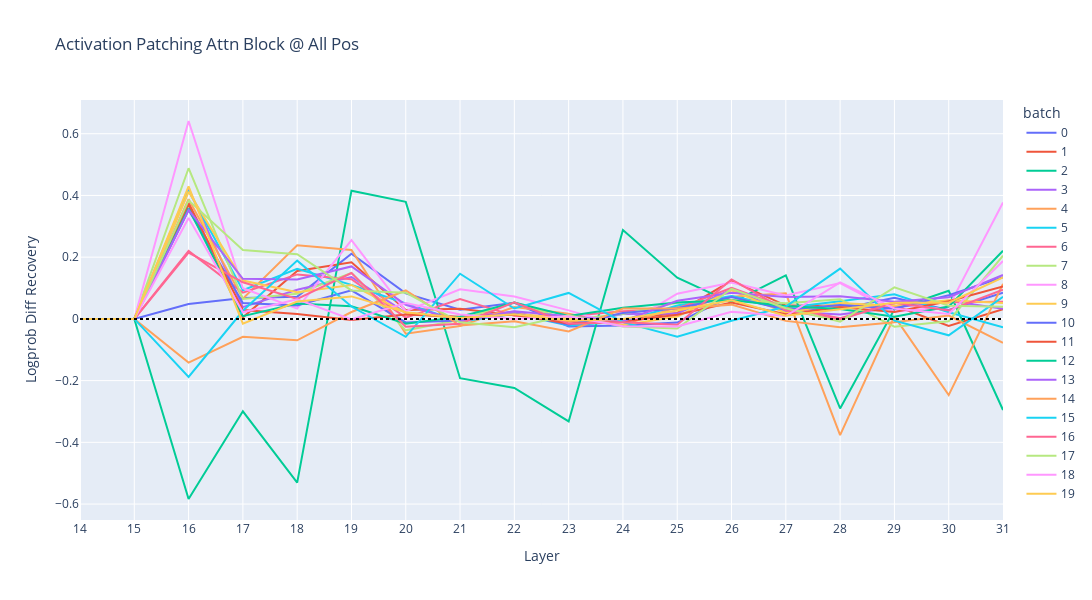

Notebook cell for this chart:
### Code cell
fig = plot_act_patch_component_all_pos(
    logprob_diff_recovery[1],
    layers_to_patch,
    metric_name="Logprob Diff Recovery",
    title="Activation Patching Attn Block @ All Pos",
)
fig.write_html("figs/patch-exp2-attn-all-pos-logprob-diff.html")
fig.show()

### Figure 1 — Plotly figure (JSON) as saved in the notebook; plotly's stock layout.template omitted (floating-point values rounded to 4 significant figures)
{"data": [{"hovertemplate": "batch=0<br>Layer=%{x}<br>Logprob Diff Recovery=%{y}<extra></extra>", "legendgroup": "0", "line": {"color": "#636efa", "dash": "solid"}, "marker": {"symbol": "circle"}, "mode": "lines", "name": "0", "orientation": "v", "showlegend": true, "type": "scatter", "x": [0, 1, 2, 3, 4, 5, 6, 7, 8, 9, 10, 11, 12, 13, 14, 15, 16, 17], "xaxis": "x", "y": [0, 0, 0.04808, 0.0675, 0.07212, 0.2111, 0.08274, 0.02951, 0.0524, -0.02496, -0.0211, -0.01206, 0.07319, 0.03012, 0.03197, 0.06832, 0.02914, 0.08492], "yaxis": "y"}, {"hovertemplate": "batch=1<br>Layer=%{x}<br>Logprob Diff Recovery=%{y}<extra></extra>", "legendgroup": "1", "line": {"color": "#EF553B", "dash": "solid"}, "marker": {"symbol": "circle"}, "mode": "lines", "name": "1", "orientation": "v", "showlegend": true, "type": "scatter", "x": [0, 1, 2, 3, 4, 5, 6, 7, 8, 9, 10, 11, 12, 13, 14, 15, 16, 17], "xaxis": "x", "y": [0, 0, 0.3706, 0.005046, 0.1553, 0.1834, 0.02866, 0.03311, 0.01199, -0.006556, -0.001954, 0.01936, 0.1238, 0.04327, 0.0423, 0.04338, -0.02311, 0.03159], "yaxis": "y"}, {"hovertemplate": "batch=2<br>Layer=%{x}<br>Logprob Diff Recovery=%{y}<extra></extra>", "legendgroup": "2", "line": {"color": "#00cc96", "dash": "solid"}, "marker": {"symbol": "circle"}, "mode": "lines", "name": "2", "orientation": "v", "showlegend": true, "type": "scatter", "x": [0, 1, 2, 3, 4, 5, 6, 7, 8, 9, 10, 11, 12, 13, 14, 15, 16, 17], "xaxis": "x", "y": [0, 0, -0.5836, -0.2993, -0.5304, 0.4154, 0.3793, -0.1922, -0.2239, -0.3324, 0.2879, 0.1333, 0.05243, 0.1408, -0.2902, 0.03097, 0.0913, -0.2951], "yaxis": "y"}, {"hovertemplate": "batch=3<br>Layer=%{x}<br>Logprob Diff Recovery=%{y}<extra></extra>", "legendgroup": "3", "line": {"color": "#ab63fa", "dash": "solid"}, "marker": {"symbol": "circle"}, "mode": "lines", "name": "3", "orientation": "v", "showlegend": true, "type": "scatter", "x": [0, 1, 2, 3, 4, 5, 6, 7, 8, 9, 10, 11, 12, 13, 14, 15, 16, 17], "xaxis": "x", "y": [0, 0, 0.4223, 0.03829, 0.09452, 0.1357, 0.01938, 0.004532, 0.02353, -0.01838, 0.01585, 0.01726, 0.09529, 0.02382, 0.01393, 0.03639, 0.059, 0.03294], "yaxis": "y"}, {"hovertemplate": "batch=4<br>Layer=%{x}<br>Logprob Diff Recovery=%{y}<extra></extra>", "legendgroup": "4", "line": {"color": "#FFA15A", "dash": "solid"}, "marker": {"symbol": "circle"}, "mode": "lines", "name": "4", "orientation": "v", "showlegend": true, "type": "scatter", "x": [0, 1, 2, 3, 4, 5, 6, 7, 8, 9, 10, 11, 12, 13, 14, 15, 16, 17], "xaxis": "x", "y": [0, 0, 0.3877, 0.06568, 0.2389, 0.2235, -0.04815, -0.02269, 0.03859, 0.01648, -0.02056, 0.03858, 0.072, 0.08288, -0.3768, 0.008038, -0.2469, 0.1135], "yaxis": "y"}, {"hovertemplate": "batch=5<br>Layer=%{x}<br>Logprob Diff Recovery=%{y}<extra></extra>", "legendgroup": "5", "line": {"color": "#19d3f3", "dash": "solid"}, "marker": {"symbol": "circle"}, "mode": "lines", "name": "5", "orientation": "v", "showlegend": true, "type": "scatter", "x": [0, 1, 2, 3, 4, 5, 6, 7, 8, 9, 10, 11, 12, 13, 14, 15, 16, 17], "xaxis": "x", "y": [0, 0, 0.4153, 0.09268, 0.162, 0.1101, 0.05005, -0.009176, 0.01659, -0.02096, -0.008545, 0.0432, 0.07436, 0.03641, 0.05696, 0.07996, 0.02157, -0.02754], "yaxis": "y"}, {"hovertemplate": "batch=6<br>Layer=%{x}<br>Logprob Diff Recovery=%{y}<extra></extra>", "legendgroup": "6", "line": {"color": "#FF6692", "dash": "solid"}, "marker": {"symbol": "circle"}, "mode": "lines", "name": "6", "orientation": "v", "showlegend": true, "type": "scatter", "x": [0, 1, 2, 3, 4, 5, 6, 7, 8, 9, 10, 11, 12, 13, 14, 15, 16, 17], "xaxis": "x", "y": [0, 0, 0.2204, 0.08507, 0.1442, 0.1288, 0.004054, 0.06457, 0.009923, 0.009038, 0.02467, 0.033, 0.1006, 0.03723, 0.002098, 0.05297, 0.05389, 0.05545], "yaxis": "y"}, {"hovertemplate": "batch=7<br>Layer=%{x}<br>Logprob Diff Recovery=%{y}<extra></extra>", "legendgroup": "7", "line": {"color": "#B6E880", "dash": "solid"}, "marker": {"symbol": "circle"}, "mode": "lines", "name": "7", "orientation": "v", "showlegend": true, "type": "scatter", "x": [0, 1, 2, 3, 4, 5, 6, 7, 8, 9, 10, 11, 12, 13, 14, 15, 16, 17], "xaxis": "x", "y": [0, 0, 0.4882, 0.06483, 0.08138, 0.1493, -0.0371, -0.002937, 0.05289, -0.002737, 0.01552, 0.05242, 0.06204, 0.05084, 0.06362, -0.02512, -0.00746, 0.2048], "yaxis": "y"}, {"hovertemplate": "batch=8<br>Layer=%{x}<br>Logprob Diff Recovery=%{y}<extra></extra>", "legendgroup": "8", "line": {"color": "#FF97FF", "dash": "solid"}, "marker": {"symbol": "circle"}, "mode": "lines", "name": "8", "orientation": "v", "showlegend": true, "type": "scatter", "x": [0, 1, 2, 3, 4, 5, 6, 7, 8, 9, 10, 11, 12, 13, 14, 15, 16, 17], "xaxis": "x", "y": [0, 0, 0.6412, 0.09937, 0.0338, 0.2553, 0.02493, 0.09575, 0.07267, 0.02752, -0.02341, 0.08178, 0.1182, 0.07578, 0.1159, 0.02285, 0.03887, 0.3772], "yaxis": "y"}, {"hovertemplate": "batch=9<br>Layer=%{x}<br>Logprob Diff Recovery=%{y}<extra></extra>", "legendgroup": "9", "line": {"color": "#FECB52", "dash": "solid"}, "marker": {"symbol": "circle"}, "mode": "lines", "name": "9", "orientation": "v", "showlegend": true, "type": "scatter", "x": [0, 1, 2, 3, 4, 5, 6, 7, 8, 9, 10, 11, 12, 13, 14, 15, 16, 17], "xaxis": "x", "y": [0, 0, 0.4119, 0.1241, 0.08652, 0.1099, 0.01991, 0.0002455, 0.01673, 0.0009977, -0.02021, 0.007709, 0.09262, 0.01953, 0.05136, 0.04236, 0.06024, 0.05124], "yaxis": "y"}, {"hovertemplate": "batch=10<br>Layer=%{x}<br>Logprob Diff Recovery=%{y}<extra></extra>", "legendgroup": "10", "line": {"color": "#636efa", "dash": "solid"}, "marker": {"symbol": "circle"}, "mode": "lines", "name": "10", "orientation": "v", "showlegend": true, "type": "scatter", "x": [0, 1, 2, 3, 4, 5, 6, 7, 8, 9, 10, 11, 12, 13, 14, 15, 16, 17], "xaxis": "x", "y": [0, 0, 0.3525, 0.0513, 0.04319, 0.09264, -0.01143, -0.004817, 0.0173, -0.01899, 0.01909, 0.0342, 0.0711, 0.02972, 0.04476, 0.03359, 0.07667, 0.1353], "yaxis": "y"}, {"hovertemplate": "batch=11<br>Layer=%{x}<br>Logprob Diff Recovery=%{y}<extra></extra>", "legendgroup": "11", "line": {"color": "#EF553B", "dash": "solid"}, "marker": {"symbol": "circle"}, "mode": "lines", "name": "11", "orientation": "v", "showlegend": true, "type": "scatter", "x": [0, 1, 2, 3, 4, 5, 6, 7, 8, 9, 10, 11, 12, 13, 14, 15, 16, 17], "xaxis": "x", "y": [0, 0, 0.3748, 0.02873, 0.01619, -0.003204, 0.01439, 0.007031, 0.01328, -0.01495, -0.008992, 0.01343, 0.05343, 0.01499, 0.03747, 0.02242, 0.05743, 0.1052], "yaxis": "y"}, {"hovertemplate": "batch=12<br>Layer=%{x}<br>Logprob Diff Recovery=%{y}<extra></extra>", "legendgroup": "12", "line": {"color": "#00cc96", "dash": "solid"}, "marker": {"symbol": "circle"}, "mode": "lines", "name": "12", "orientation": "v", "showlegend": true, "type": "scatter", "x": [0, 1, 2, 3, 4, 5, 6, 7, 8, 9, 10, 11, 12, 13, 14, 15, 16, 17], "xaxis": "x", "y": [0, 0, 0.3588, 0.008762, 0.05005, 0.04072, -0.01546, 0.006989, 0.05342, 0.009544, 0.03615, 0.0534, 0.06035, 0.04212, 0.03186, 0.006925, 0.03984, 0.2207], "yaxis": "y"}, {"hovertemplate": "batch=13<br>Layer=%{x}<br>Logprob Diff Recovery=%{y}<extra></extra>", "legendgroup": "13", "line": {"color": "#ab63fa", "dash": "solid"}, "marker": {"symbol": "circle"}, "mode": "lines", "name": "13", "orientation": "v", "showlegend": true, "type": "scatter", "x": [0, 1, 2, 3, 4, 5, 6, 7, 8, 9, 10, 11, 12, 13, 14, 15, 16, 17], "xaxis": "x", "y": [0, 0, 0.3531, 0.1297, 0.1278, 0.17, 0.04587, -0.008558, 0.02495, 0.008906, -0.007496, 0.05889, 0.08482, 0.07113, 0.07373, 0.05548, 0.07038, 0.1423], "yaxis": "y"}, {"hovertemplate": "batch=14<br>Layer=%{x}<br>Logprob Diff Recovery=%{y}<extra></extra>", "legendgroup": "14", "line": {"color": "#FFA15A", "dash": "solid"}, "marker": {"symbol": "circle"}, "mode": "lines", "name": "14", "orientation": "v", "showlegend": true, "type": "scatter", "x": [0, 1, 2, 3, 4, 5, 6, 7, 8, 9, 10, 11, 12, 13, 14, 15, 16, 17], "xaxis": "x", "y": [0, 0, -0.1418, -0.05791, -0.06925, 0.02229, 0.09212, -0.02164, -0.007977, -0.04071, 0.03358, 0.03374, 0.04623, -0.006447, -0.02678, -0.01123, 0.0106, -0.0775], "yaxis": "y"}, {"hovertemplate": "batch=15<br>Layer=%{x}<br>Logprob Diff Recovery=%{y}<extra></extra>", "legendgroup": "15", "line": {"color": "#19d3f3", "dash": "solid"}, "marker": {"symbol": "circle"}, "mode": "lines", "name": "15", "orientation": "v", "showlegend": true, "type": "scatter", "x": [0, 1, 2, 3, 4, 5, 6, 7, 8, 9, 10, 11, 12, 13, 14, 15, 16, 17], "xaxis": "x", "y": [0, 0, -0.1883, 0.02632, 0.1888, 0.04005, -0.058, 0.1465, 0.03361, 0.08417, -0.01058, -0.05769, -0.005836, 0.0401, 0.1629, -0.00589, -0.05328, 0.07191], "yaxis": "y"}, {"hovertemplate": "batch=16<br>Layer=%{x}<br>Logprob Diff Recovery=%{y}<extra></extra>", "legendgroup": "16", "line": {"color": "#FF6692", "dash": "solid"}, "marker": {"symbol": "circle"}, "mode": "lines", "name": "16", "orientation": "v", "showlegend": true, "type": "scatter", "x": [0, 1, 2, 3, 4, 5, 6, 7, 8, 9, 10, 11, 12, 13, 14, 15, 16, 17], "xaxis": "x", "y": [0, 0, 0.215, 0.1186, 0.06461, 0.1485, -0.02543, -0.01564, 0.0539, -0.01589, -0.01081, -0.01927, 0.1279, 0.02823, -0.002142, 0.05211, 0.02714, 0.09482], "yaxis": "y"}, {"hovertemplate": "batch=17<br>Layer=%{x}<br>Logprob Diff Recovery=%{y}<extra></extra>", "legendgroup": "17", "line": {"color": "#B6E880", "dash": "solid"}, "marker": {"symbol": "circle"}, "mode": "lines", "name": "17", "orientation": "v", "showlegend": true, "type": "scatter", "x": [0, 1, 2, 3, 4, 5, 6, 7, 8, 9, 10, 11, 12, 13, 14, 15, 16, 17], "xaxis": "x", "y": [0, 0, 0.3841, 0.223, 0.2097, 0.0923, 0.08477, -0.01105, -0.02734, 0.01182, -0.02479, -0.03115, 0.09748, 0.03442, -0.008986, 0.1022, 0.04263, 0.03899], "yaxis": "y"}, {"hovertemplate": "batch=18<br>Layer=%{x}<br>Logprob Diff Recovery=%{y}<extra></extra>", "legendgroup": "18", "line": {"color": "#FF97FF", "dash": "solid"}, "marker": {"symbol": "circle"}, "mode": "lines", "name": "18", "orientation": "v", "showlegend": true, "type": "scatter", "x": [0, 1, 2, 3, 4, 5, 6, 7, 8, 9, 10, 11, 12, 13, 14, 15, 16, 17], "xaxis": "x", "y": [0, 0, 0.3267, 0.02127, 0.06357, -0.001569, 0.05107, 0.01398, -0.0004236, 0.00854, -0.02412, -0.02454, 0.02326, 0.00939, 0.1182, 0.03361, 0.0159, 0.1875], "yaxis": "y"}, {"hovertemplate": "batch=19<br>Layer=%{x}<br>Logprob Diff Recovery=%{y}<extra></extra>", "legendgroup": "19", "line": {"color": "#FECB52", "dash": "solid"}, "marker": {"symbol": "circle"}, "mode": "lines", "name": "19", "orientation": "v", "showlegend": true, "type": "scatter", "x": [0, 1, 2, 3, 4, 5, 6, 7, 8, 9, 10, 11, 12, 13, 14, 15, 16, 17], "xaxis": "x", "y": [0, 0, 0.4296, -0.01561, 0.05605, 0.07292, 0.02175, 0.002881, 0.01502, -0.005607, -0.0006461, 0.02725, 0.06044, 0.01019, 0.03147, 0.05256, 0.05267, 0.1345], "yaxis": "y"}], "layout": {"height": 600, "legend": {"title": {"text": "batch"}, "tracegroupgap": 0}, "shapes": [{"line": {"color": "black", "dash": "dot"}, "type": "line", "x0": 0, "x1": 1, "xref": "x domain", "y0": 0, "y1": 0, "yref": "y"}], "title": {"text": "Activation Patching Attn Block @ All Pos"}, "width": 1500, "xaxis": {"anchor": "y", "domain": [0, 1], "tickmode": "array", "ticktext": [14, 15, 16, 17, 18, 19, 20, 21, 22, 23, 24, 25, 26, 27, 28, 29, 30, 31], "tickvals": [0, 1, 2, 3, 4, 5, 6, 7, 8, 9, 10, 11, 12, 13, 14, 15, 16, 17], "title": {"text": "Layer"}}, "yaxis": {"anchor": "x", "domain": [0, 1], "title": {"text": "Logprob Diff Recovery"}}}}
